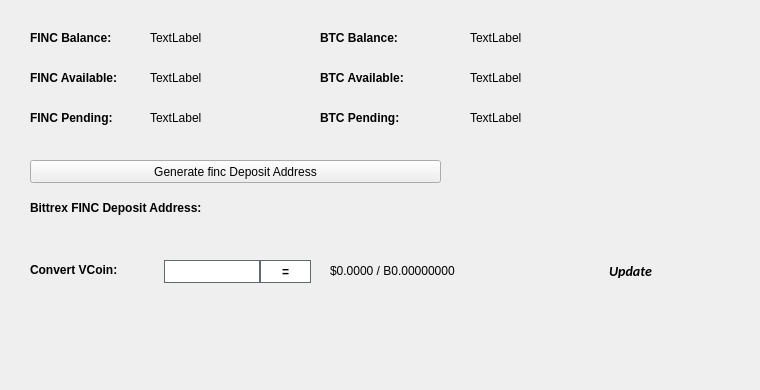
   <widget class="QWidget" name="BalanceTab">
    <attribute name="title">
     <string>Balance</string>
    </attribute>
    <widget class="QLabel" name="BitcoinBalanceLabel">
     <property name="geometry">
      <rect>
       <x>470</x>
       <y>30</y>
       <width>150</width>
       <height>16</height>
      </rect>
     </property>
     <property name="text">
      <string>TextLabel</string>
     </property>
    </widget>
    <widget class="QLabel" name="FINCBalanceLabel">
     <property name="geometry">
      <rect>
       <x>150</x>
       <y>30</y>
       <width>150</width>
       <height>16</height>
      </rect>
     </property>
     <property name="text">
      <string>TextLabel</string>
     </property>
    </widget>
    <widget class="QLabel" name="label_11">
     <property name="geometry">
      <rect>
       <x>30</x>
       <y>30</y>
       <width>101</width>
       <height>16</height>
      </rect>
     </property>
     <property name="font">
      <font>
       <weight>75</weight>
       <bold>true</bold>
      </font>
     </property>
     <property name="text">
      <string>FINC Balance:</string>
     </property>
    </widget>
    <widget class="QLabel" name="label_12">
     <property name="geometry">
      <rect>
       <x>320</x>
       <y>30</y>
       <width>101</width>
       <height>16</height>
      </rect>
     </property>
     <property name="font">
      <font>
       <weight>75</weight>
       <bold>true</bold>
      </font>
     </property>
     <property name="text">
      <string>BTC Balance:</string>
     </property>
    </widget>
    <widget class="QLabel" name="FINCAvailableLabel_2">
     <property name="geometry">
      <rect>
       <x>150</x>
       <y>70</y>
       <width>150</width>
       <height>16</height>
      </rect>
     </property>
     <property name="text">
      <string>TextLabel</string>
     </property>
    </widget>
    <widget class="QLabel" name="label_13">
     <property name="geometry">
      <rect>
       <x>30</x>
       <y>70</y>
       <width>111</width>
       <height>16</height>
      </rect>
     </property>
     <property name="font">
      <font>
       <weight>75</weight>
       <bold>true</bold>
      </font>
     </property>
     <property name="text">
      <string>FINC Available:</string>
     </property>
    </widget>
    <widget class="QLabel" name="label_14">
     <property name="geometry">
      <rect>
       <x>30</x>
       <y>110</y>
       <width>101</width>
       <height>16</height>
      </rect>
     </property>
     <property name="font">
      <font>
       <weight>75</weight>
       <bold>true</bold>
      </font>
     </property>
     <property name="text">
      <string>FINC Pending:</string>
     </property>
    </widget>
    <widget class="QLabel" name="FINCPendingLabel">
     <property name="geometry">
      <rect>
       <x>150</x>
       <y>110</y>
       <width>150</width>
       <height>16</height>
      </rect>
     </property>
     <property name="text">
      <string>TextLabel</string>
     </property>
    </widget>
    <widget class="QLabel" name="label_15">
     <property name="geometry">
      <rect>
       <x>320</x>
       <y>70</y>
       <width>111</width>
       <height>16</height>
      </rect>
     </property>
     <property name="font">
      <font>
       <weight>75</weight>
       <bold>true</bold>
      </font>
     </property>
     <property name="text">
      <string>BTC Available:</string>
     </property>
    </widget>
    <widget class="QLabel" name="BitcoinAvailableLabel">
     <property name="geometry">
      <rect>
       <x>470</x>
       <y>70</y>
       <width>150</width>
       <height>16</height>
      </rect>
     </property>
     <property name="text">
      <string>TextLabel</string>
     </property>
    </widget>
    <widget class="QLabel" name="label_31">
     <property name="geometry">
      <rect>
       <x>320</x>
       <y>110</y>
       <width>111</width>
       <height>16</height>
      </rect>
     </property>
     <property name="font">
      <font>
       <weight>75</weight>
       <bold>true</bold>
      </font>
     </property>
     <property name="text">
      <string>BTC Pending:</string>
     </property>
    </widget>
    <widget class="QLabel" name="BitcoinPendingLabel">
     <property name="geometry">
      <rect>
       <x>470</x>
       <y>110</y>
       <width>150</width>
       <height>16</height>
      </rect>
     </property>
     <property name="text">
      <string>TextLabel</string>
     </property>
    </widget>
    <widget class="QLabel" name="label_33">
     <property name="geometry">
      <rect>
       <x>30</x>
       <y>200</y>
       <width>221</width>
       <height>16</height>
      </rect>
     </property>
     <property name="font">
      <font>
       <weight>75</weight>
       <bold>true</bold>
      </font>
     </property>
     <property name="text">
      <string>Bittrex FINC Deposit Address:</string>
     </property>
    </widget>
    <widget class="QPushButton" name="GenDepositBTN">
     <property name="geometry">
      <rect>
       <x>30</x>
       <y>160</y>
       <width>411</width>
       <height>23</height>
      </rect>
     </property>
     <property name="text">
      <string>Generate finc Deposit Address</string>
     </property>
     <property name="icon">
      <iconset resource="../finc.qrc">
       <normaloff>:/icons/bitcoin</normaloff>:/icons/bitcoin</iconset>
     </property>
    </widget>
    <widget class="QLabel" name="DepositAddressLabel">
     <property name="geometry">
      <rect>
       <x>200</x>
       <y>200</y>
       <width>261</width>
       <height>16</height>
      </rect>
     </property>
     <property name="palette">
      <palette>
       <active>
        <colorrole role="WindowText">
         <brush brushstyle="SolidPattern">
          <color alpha="255">
           <red>0</red>
           <green>0</green>
           <blue>0</blue>
          </color>
         </brush>
        </colorrole>
        <colorrole role="Text">
         <brush brushstyle="SolidPattern">
          <color alpha="255">
           <red>0</red>
           <green>0</green>
           <blue>255</blue>
          </color>
         </brush>
        </colorrole>
       </active>
       <inactive>
        <colorrole role="WindowText">
         <brush brushstyle="SolidPattern">
          <color alpha="255">
           <red>0</red>
           <green>0</green>
           <blue>0</blue>
          </color>
         </brush>
        </colorrole>
        <colorrole role="Text">
         <brush brushstyle="SolidPattern">
          <color alpha="255">
           <red>0</red>
           <green>0</green>
           <blue>255</blue>
          </color>
         </brush>
        </colorrole>
       </inactive>
       <disabled>
        <colorrole role="WindowText">
         <brush brushstyle="SolidPattern">
          <color alpha="255">
           <red>120</red>
           <green>120</green>
           <blue>120</blue>
          </color>
         </brush>
        </colorrole>
        <colorrole role="Text">
         <brush brushstyle="SolidPattern">
          <color alpha="255">
           <red>120</red>
           <green>120</green>
           <blue>120</blue>
          </color>
         </brush>
        </colorrole>
       </disabled>
      </palette>
     </property>
     <property name="font">
      <font>
       <weight>75</weight>
       <bold>true</bold>
      </font>
     </property>
     <property name="text">
      <string/>
     </property>
     <property name="alignment">
      <set>Qt::AlignRight|Qt::AlignTrailing|Qt::AlignVCenter</set>
     </property>
     <property name="textInteractionFlags">
      <set>Qt::LinksAccessibleByMouse|Qt::TextSelectableByKeyboard|Qt::TextSelectableByMouse</set>
     </property>
    </widget>
    <widget class="QLabel" name="label_8">
     <property name="geometry">
      <rect>
       <x>460</x>
       <y>300</y>
       <width>281</width>
       <height>81</height>
      </rect>
     </property>
     <property name="text">
      <string/>
     </property>
     <property name="pixmap">
      <pixmap>:/images/bittrex</pixmap>
     </property>
    </widget>
    <widget class="QWidget" name="widgetConversion" native="true">
     <property name="geometry">
      <rect>
       <x>0</x>
       <y>250</y>
       <width>751</width>
       <height>43</height>
      </rect>
     </property>
     <property name="minimumSize">
      <size>
       <width>0</width>
       <height>43</height>
      </size>
     </property>
     <property name="styleSheet">
      <string notr="true"/>
     </property>
     <widget class="QPushButton" name="btnUpdateMarketData">
      <property name="geometry">
       <rect>
        <x>575</x>
        <y>0</y>
        <width>111</width>
        <height>41</height>
       </rect>
      </property>
      <property name="sizePolicy">
       <sizepolicy hsizetype="Expanding" vsizetype="Expanding">
        <horstretch>0</horstretch>
        <verstretch>0</verstretch>
       </sizepolicy>
      </property>
      <property name="font">
       <font>
        <family>calibri</family>
        <pointsize>-1</pointsize>
        <weight>75</weight>
        <italic>true</italic>
        <bold>true</bold>
       </font>
      </property>
      <property name="styleSheet">
       <string notr="true">margin:0px;text-align:center;padding:2px;border-radius:3px;font-style:italic;width:100px;font-size:14px;font-family:calibri;font-weight:600;</string>
      </property>
      <property name="text">
       <string>Update</string>
      </property>
      <property name="iconSize">
       <size>
        <width>150</width>
        <height>35</height>
       </size>
      </property>
      <property name="autoDefault">
       <bool>true</bool>
      </property>
      <property name="default">
       <bool>true</bool>
      </property>
     </widget>
     <widget class="QLabel" name="lblConvertVCoin">
      <property name="geometry">
       <rect>
        <x>30</x>
        <y>10</y>
        <width>131</width>
        <height>20</height>
       </rect>
      </property>
      <property name="styleSheet">
       <string notr="true"/>
      </property>
      <property name="text">
       <string>&lt;html&gt;&lt;head/&gt;&lt;body&gt;&lt;p&gt;&lt;span style=&quot; font-weight:600;&quot;&gt;Convert VCoin:&lt;/span&gt;&lt;/p&gt;&lt;/body&gt;&lt;/html&gt;</string>
      </property>
     </widget>
     <widget class="QLineEdit" name="txtConvertVCoinQty">
      <property name="geometry">
       <rect>
        <x>160</x>
        <y>10</y>
        <width>100</width>
        <height>23</height>
       </rect>
      </property>
      <property name="minimumSize">
       <size>
        <width>100</width>
        <height>23</height>
       </size>
      </property>
      <property name="maximumSize">
       <size>
        <width>100</width>
        <height>16777215</height>
       </size>
      </property>
      <property name="styleSheet">
       <string notr="true">border: 1px solid #61696c;margin-left:4px;</string>
      </property>
     </widget>
     <widget class="QPushButton" name="btnConvertfinc">
      <property name="geometry">
       <rect>
        <x>260</x>
        <y>10</y>
        <width>51</width>
        <height>23</height>
       </rect>
      </property>
      <property name="minimumSize">
       <size>
        <width>0</width>
        <height>23</height>
       </size>
      </property>
      <property name="styleSheet">
       <string notr="true">border:1px solid #61696c;background:white;font-weight:600;</string>
      </property>
      <property name="text">
       <string>=</string>
      </property>
     </widget>
     <widget class="QLabel" name="lblConvertVCoinResults">
      <property name="geometry">
       <rect>
        <x>330</x>
        <y>0</y>
        <width>201</width>
        <height>41</height>
       </rect>
      </property>
      <property name="styleSheet">
       <string notr="true"/>
      </property>
      <property name="text">
       <string>$0.0000 / B0.00000000</string>
      </property>
     </widget>
     <widget class="QLabel" name="iconOverviewUpdateWait">
      <property name="geometry">
       <rect>
        <x>670</x>
        <y>10</y>
        <width>24</width>
        <height>24</height>
       </rect>
      </property>
      <property name="text">
       <string/>
      </property>
      <property name="pixmap">
       <pixmap resource="../finc.qrc">:/icons/transaction_1</pixmap>
      </property>
      <property name="scaledContents">
       <bool>true</bool>
      </property>
      <property name="alignment">
       <set>Qt::AlignCenter</set>
      </property>
     </widget>
    </widget>
   </widget>
